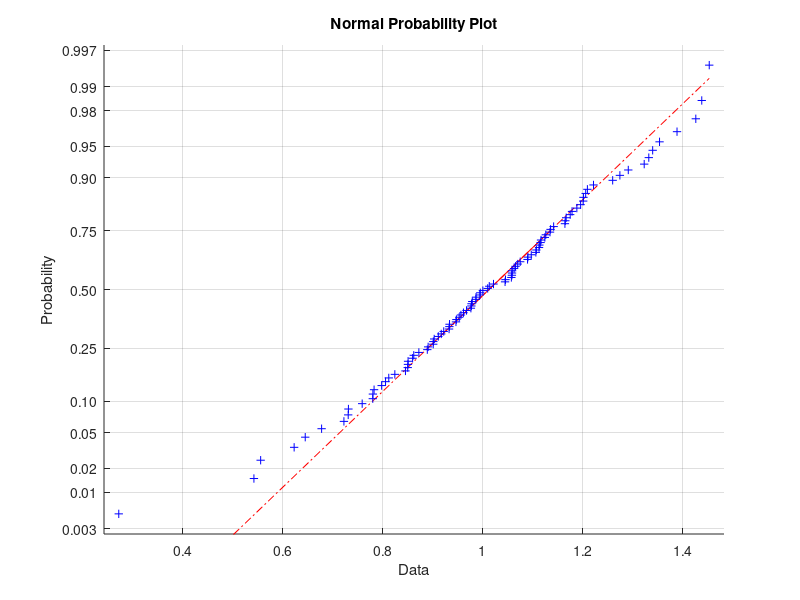

The MATLAB script that drew this image: (Note: this script raises an error after producing the figure.)
L1 = normrnd(1,0.2,100,1);
normplot(L1)
L1(101)=1;
M = zeros(100,100);

for i=1:100
    M(i,i)=((((i-100)/L(i+1))+((i-99.98)/L(i)))*10);
    if i<=99
        M(i,i+1)=(((100-i)/L(i+1))*10);
        M(i+1,i)=(((101-i)/L(i))*10);
    end
end

[U,R]=eig(M);

A1=U(100,100);
G1=sprintf('%d ', A1);
fprintf('Answer: %s\n', A1)

B1=R(100,100);
F1=sprintf('%d ', B1);
fprintf('Answer: %s\n', B1)
